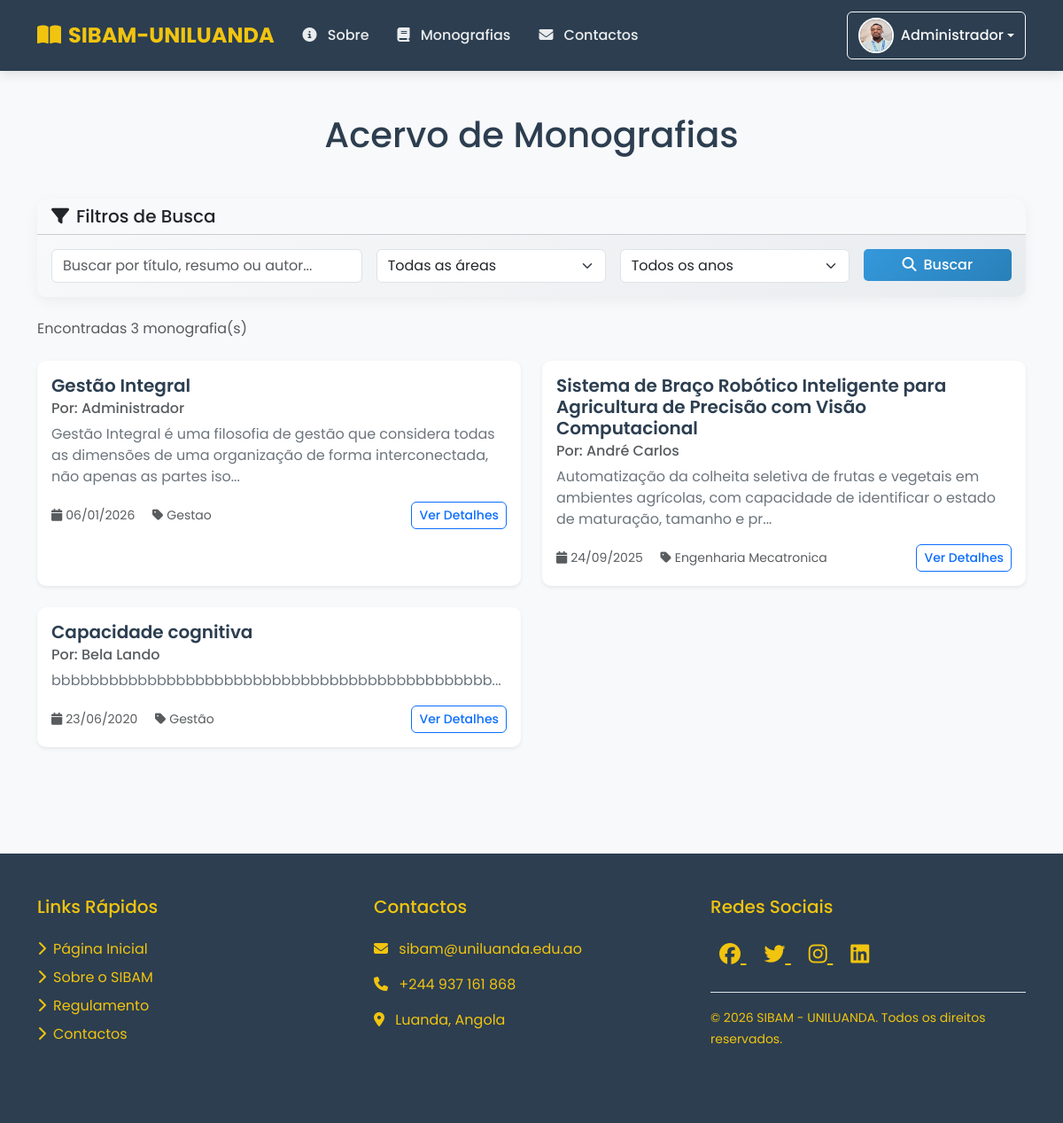
Before: /monografias.php (signed in) with the older database file.
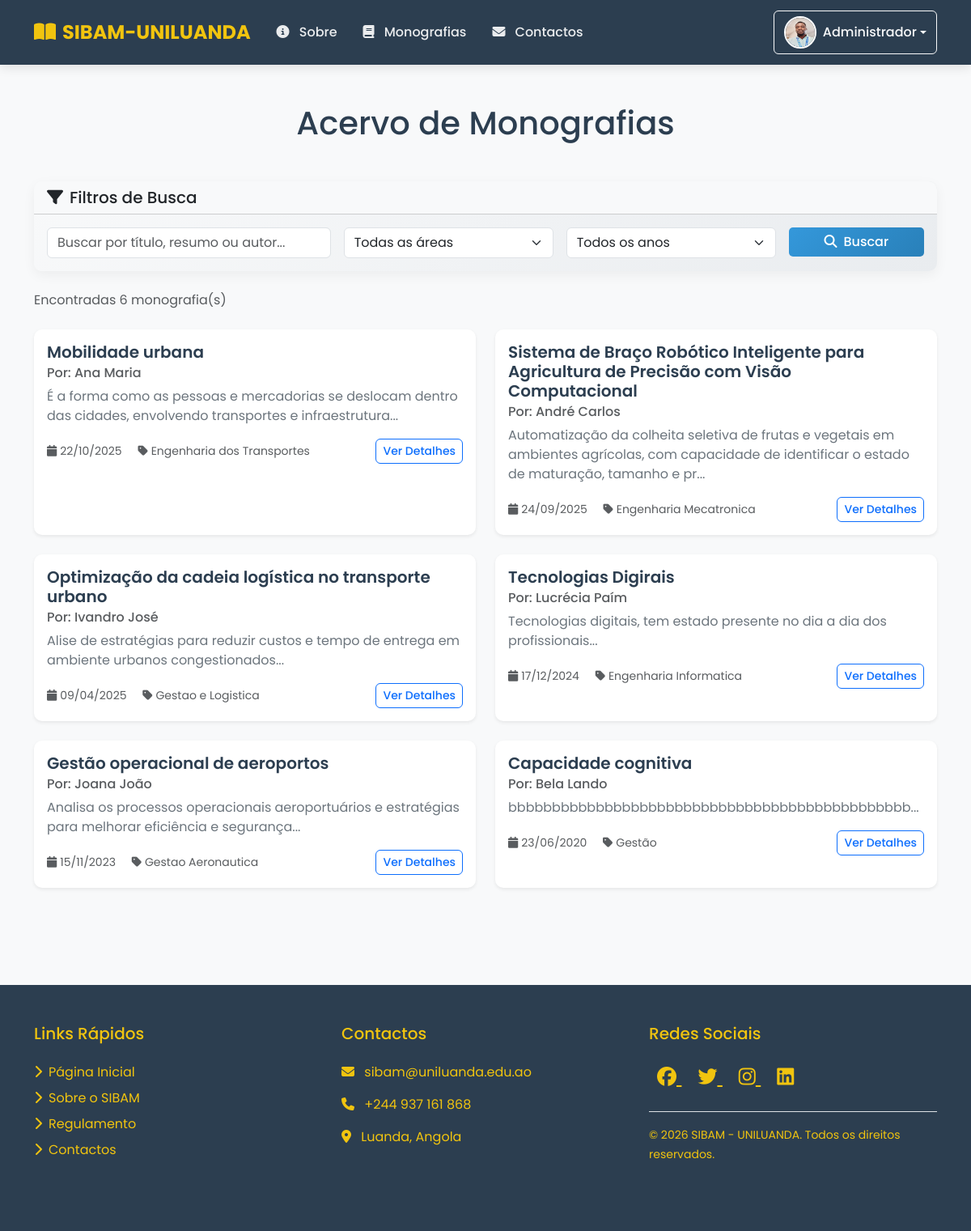
After: the same page with the newer database file.
### tables this page shows
CREATE TABLE `monografias` (
  `id` int NOT NULL AUTO_INCREMENT,
  `titulo` varchar(255) NOT NULL,
  `resumo` text NOT NULL,
  `autor_id` int NOT NULL,
  `orientador` varchar(100) DEFAULT NULL,
  `area` varchar(100) DEFAULT NULL,
  `palavras_chave` varchar(255) DEFAULT NULL,
  `arquivo` varchar(255) NOT NULL,
  `data_publicacao` date DEFAULT NULL,
  `status` enum('pendente','aprovado','rejeitado') DEFAULT 'pendente',
  `data_submissao` timestamp NULL DEFAULT CURRENT_TIMESTAMP,
  PRIMARY KEY (`id`),
  KEY `autor_id` (`autor_id`),
  CONSTRAINT `fk_monografias_autor` FOREIGN KEY (`autor_id`) REFERENCES `usuarios` (`id`) ON DELETE CASCADE ON UPDATE CASCADE
);

CREATE TABLE `usuarios` (
  `id` int NOT NULL AUTO_INCREMENT,
  `nome` varchar(100) NOT NULL,
  `email` varchar(100) NOT NULL,
  `password` varchar(255) NOT NULL,
  `tipo` enum('admin','estudante','professor') DEFAULT 'estudante',
  `foto` varchar(255) DEFAULT 'default.png',
  `data_criacao` timestamp NULL DEFAULT CURRENT_TIMESTAMP,
  `data_atualizacao` timestamp NULL DEFAULT CURRENT_TIMESTAMP ON UPDATE CURRENT_TIMESTAMP,
  PRIMARY KEY (`id`),
  UNIQUE KEY `email` (`email`)
);

### includes/config.php (called while the page is built, shortened)
<?php
require_once 'functions.php';
function isLoggedIn() {
    return isset($_SESSION['logged_in']) && $_SESSION['logged_in'] === true;
}
?>

### includes/functions.php (called while the page is built, shortened)
<?php
function formatDate($date) {
    return date('d/m/Y', strtotime($date));
}
?>

### monografias.php (the view, shortened to what this page needs)
<?php
require_once 'includes/config.php';
$page = isset($_GET['page']) ? (int)$_GET['page'] : 1;
$limit = 10;
$offset = ($page - 1) * $limit;
$search = isset($_GET['search']) ? sanitizeInput($_GET['search']) : '';
$query = "SELECT m.*, u.nome as autor FROM monografias m
          LEFT JOIN usuarios u ON m.autor_id = u.id
          WHERE 1=1";
$countQuery = "SELECT COUNT(*) as total FROM monografias m
               LEFT JOIN usuarios u ON m.autor_id = u.id
               WHERE 1=1";
$stmt = $db->prepare($countQuery);
$stmt->execute();
$totalRecords = $stmt->fetch(PDO::FETCH_ASSOC)['total'];
$query .= " ORDER BY m.data_publicacao DESC LIMIT :limit OFFSET :offset";
$stmt = $db->prepare($query);
$stmt->bindValue(':limit', $limit, PDO::PARAM_INT);
$stmt->bindValue(':offset', $offset, PDO::PARAM_INT);
$stmt->execute();
$monografias = $stmt->fetchAll(PDO::FETCH_ASSOC);
?>
<!DOCTYPE html>
<html lang="pt-pt">
<head>
    <?php include 'includes/head.php'; ?>
</head>
<body>
    <?php include 'includes/header.php'; ?>
    <div class="container py-5">
        <h1 class="text-center mb-5">Acervo de Monografias</h1>
        <div class="card mb-4 filter-card">
            <div class="card-header bg-light">
                <h5 class="mb-0"><i class="fas fa-filter me-2"></i>Filtros de Busca</h5>
            </div>
            <div class="card-body">
                <form method="GET" class="row g-3">
                    <div class="col-md-4">
                        <input type="text" class="form-control" name="search" placeholder="Buscar por título, resumo ou autor..." value="<?php echo htmlspecialchars($search); ?>">
                    </div>
                    <div class="col-md-3">
                        <select class="form-select" name="area">
                            <option value="">Todas as áreas</option>
                        </select>
                    </div>
                    <div class="col-md-3">
                        <select class="form-select" name="ano">
                            <option value="">Todos os anos</option>
                        </select>
                    </div>
                    <div class="col-md-2">
                        <button type="submit" class="btn btn-primary w-100"><i class="fas fa-search me-2"></i>Buscar</button>
                    </div>
                </form>
            </div>
        </div>
        <div class="mb-4">
            <p class="text-muted">Encontradas <?php echo $totalRecords; ?> monografia(s)</p>
        </div>
        <?php if (count($monografias) > 0): ?>
            <div class="row">
                <?php foreach ($monografias as $monografia): ?>
                    <div class="col-md-6 mb-4">
                        <div class="card h-100 shadow-sm">
                            <div class="card-body">
                                <h5 class="card-title"><?php echo htmlspecialchars($monografia['titulo']); ?></h5>
                                <h6 class="card-subtitle mb-2 text-muted">Por: <?php echo htmlspecialchars($monografia['autor']); ?></h6>
                                <p class="card-text"><?php echo substr(htmlspecialchars($monografia['resumo']), 0, 150); ?>...</p>
                                <div class="d-flex justify-content-between align-items-center">
                                    <small class="text-muted">
                                        <i class="fas fa-calendar me-1"></i><?php echo formatDate($monografia['data_publicacao']); ?>
                                        <i class="fas fa-tag ms-3 me-1"></i><?php echo htmlspecialchars($monografia['area']); ?>
                                    </small>
                                    <a href="detalhes_monografia.php?id=<?php echo $monografia['id']; ?>" class="btn btn-sm btn-outline-primary">Ver Detalhes</a>
                                </div>
                            </div>
                        </div>
                    </div>
                <?php endforeach; ?>
            </div>
        <?php endif; ?>
    </div>
    <?php include 'includes/footer.php'; ?>
</body>
</html>

### includes/head.php (shortened to what this page needs)
<link href="https://cdn.jsdelivr.net/npm/bootstrap@5.3.3/dist/css/bootstrap.min.css" rel="stylesheet">
<link rel="stylesheet" href="https://cdnjs.cloudflare.com/ajax/libs/font-awesome/6.5.0/css/all.min.css">
<link rel="stylesheet" href="https://cdnjs.cloudflare.com/ajax/libs/animate.css/4.1.1/animate.min.css">
<link rel="stylesheet" href="css/style.css">

### includes/header.php (shortened to what this page needs)
<nav class="navbar navbar-expand-lg navbar-dark sticky-top">
    <div class="container">
        <a class="navbar-brand" href="home.php"><i class="fas fa-book-open me-2"></i>SIBAM-UNILUANDA</a>
        <div class="collapse navbar-collapse" id="navbarLinks">
            <ul class="navbar-nav me-auto mb-2 mb-lg-0">
                <li class="nav-item">
                    <a class="nav-link" href="sobre.php"><i class="fas fa-info-circle"></i> Sobre</a>
                </li>
                <li class="nav-item">
                    <a class="nav-link" href="monografias.php"><i class="fas fa-book"></i> Monografias</a>
                </li>
                <li class="nav-item">
                    <a class="nav-link" href="contactos.php"><i class="fas fa-envelope"></i> Contactos</a>
                </li>
            </ul>
        </div>
        <div class="d-flex">
            <?php if (isLoggedIn()): ?>
                <div class="dropdown">
                    <button class="btn btn-outline-light dropdown-toggle d-flex align-items-center" type="button" id="userDropdown" data-bs-toggle="dropdown" aria-expanded="false">
                        <img src="assets/images/avatar/<?php echo htmlspecialchars($_SESSION['user_foto']); ?>"
                             alt="Foto de Perfil"
                             class="rounded-circle me-2 user-avatar"
                             width="40"
                             height="40"
                             onerror="this.src='assets/images/avatar/default.png'">
                        <?php echo htmlspecialchars($_SESSION['user_nome']); ?>
                    </button>
                </div>
            <?php else: ?>
                <button class="btn btn-light btn-login" data-bs-toggle="modal" data-bs-target="#loginModal">
                    <i class="fas fa-sign-in-alt me-2"></i> Entrar
                </button>
            <?php endif; ?>
        </div>
    </div>
</nav>

### includes/footer.php (shortened to what this page needs)
<footer class="py-5 mt-5">
    <div class="container">
        <div class="row">
            <div class="col-md-4 mb-4">
                <h5 class="mb-4">Links Rápidos</h5>
                <ul class="list-unstyled footer-links">
                    <li class="mb-2"><a href="home.php"><i class="fas fa-chevron-right me-2"></i>Página Inicial</a></li>
                    <li class="mb-2"><a href="sobre.php"><i class="fas fa-chevron-right me-2"></i>Sobre o SIBAM</a></li>
                    <li class="mb-2"><a href="regulamento.php"><i class="fas fa-chevron-right me-2"></i>Regulamento</a></li>
                    <li class="mb-2"><a href="contactos.php"><i class="fas fa-chevron-right me-2"></i>Contactos</a></li>
                </ul>
            </div>
            <div class="col-md-4 mb-4">
                <h5 class="mb-4">Contactos</h5>
                <ul class="list-unstyled">
                    <li class="mb-3"><i class="fas fa-envelope me-2"></i> sibam@uniluanda.edu.ao</li>
                    <li class="mb-3"><i class="fas fa-phone me-2"></i> +244 937 161 868</li>
                    <li class="mb-3"><i class="fas fa-map-marker-alt me-2"></i> Luanda, Angola</li>
                </ul>
            </div>
            <div class="col-md-4 mb-4">
                <h5 class="mb-4">Redes Sociais</h5>
                <div class="mb-4">
                    <a href="https://facebook.com/uniluanda" class="social-icon" target="_blank">
                        <i class="fab fa-facebook"></i>
                    </a>
                    <a href="https://twitter.com/uniluanda" class="social-icon" target="_blank">
                        <i class="fab fa-twitter"></i>
                    </a>
                    <a href="https://instagram.com/uniluanda" class="social-icon" target="_blank">
                        <i class="fab fa-instagram"></i>
                    </a>
                    <a href="https://linkedin.com/uniluanda" class="social-icon" target="_blank">
                        <i class="fab fa-linkedin"></i>
                    </a>
                </div>
                <div class="mt-4 pt-3 border-top">
                    <small>© <?php echo date("Y"); ?> SIBAM - UNILUANDA. Todos os direitos reservados.</small>
                </div>
            </div>
        </div>
    </div>
</footer>

### css/style.css (style rules this page uses)
.btn { border-radius: 6px; font-weight: 500; transition: all 0.3s ease; }
.btn-primary { background: linear-gradient(135deg, var(--primary-color), var(--secondary-color)); border: none; }
.card { border: none; border-radius: 10px; box-shadow: 0 5px 15px rgba(0, 0, 0, 0.05); }
.card-header { border-radius: 10px 10px 0 0 !important; }

### monografias.php (style rules this page uses)
:root { --primary-color: #2c3e50; --secondary-color: #3498db; --accent-color: #e74c3c; --light-color: #ecf0f1; --dark-color: #2c3e50; --gold-color: #f1c40f; }
body { font-family: 'Poppins', sans-serif; background-color: #f8f9fa; color: var(--dark-color); min-height: 100vh; display: flex; flex-direction: column; }
.navbar { background: linear-gradient(135deg, var(--primary-color), var(--dark-color)); box-shadow: 0 4px 12px rgba(0, 0, 0, 0.1); padding: 0.8rem 1rem; }
.navbar-brand { font-weight: 700; font-size: 1.5rem; color: var(--gold-color) !important; transition: all 0.3s ease; }
.nav-link { color: rgba(255, 255, 255, 0.9) !important; font-weight: 500; margin: 0 0.5rem; padding: 0.5rem 1rem; border-radius: 4px; transition: all 0.3s ease; }
.nav-link i { margin-right: 8px; }
footer { background: var(--dark-color); color: var(--gold-color) !important; margin-top: auto; }
.footer-links a { color: var(--gold-color) !important; text-decoration: none; transition: all 0.3s ease; }
.social-icon { color: var(--gold-color) !important; font-size: 1.5rem; margin: 0 10px; transition: all 0.3s ease; }
.user-avatar { border: 2px solid white; transition: all 0.3s ease; }
.card { transition: transform 0.2s ease, box-shadow 0.2s ease; border: none; border-radius: 10px; overflow: hidden; }
.filter-card { background: linear-gradient(135deg, #f8f9fa, #e9ecef); border: none; border-radius: 10px; }
.btn-primary { background: linear-gradient(135deg, #3498db, #2980b9); border: none; border-radius: 5px; }
.card-title { color: #2c3e50; font-weight: 600; }
.card-text { color: #6c757d; }

Changed rows visible on the page:
removed monografias: titulo "Gestão Integral", usuarios.nome "Administrador", resumo "Gestão Integral é uma filosofia de gestão que considera todas as dimensões de uma organização de forma interconectada, não apenas as partes iso", data_publicacao "06/01/2026", area "Gestao"
added monografias: titulo "Mobilidade urbana", autor.nome "Ana Maria", resumo "É a forma como as pessoas e mercadorias se deslocam dentro das cidades, envolvendo transportes e infraestrutura", data_publicacao "22/10/2025", area "Engenharia dos Transportes"
added monografias: titulo "Optimização da cadeia logística no transporte urbano", autor.nome "Ivandro José", resumo "Alise de estratégias para reduzir custos e tempo de entrega em ambiente urbanos congestionados", data_publicacao "09/04/2025", area "Gestao e Logistica"
added monografias: titulo "Tecnologias Digirais", autor.nome "Lucrécia Paím", resumo "Tecnologias digitais, tem estado presente no dia a dia dos profissionais", data_publicacao "17/12/2024", area "Engenharia Informatica"
added monografias: titulo "Gestão operacional de aeroportos", autor.nome "Joana João", resumo "Analisa os processos operacionais aeroportuários e estratégias para melhorar eficiência e segurança", data_publicacao "15/11/2023", area "Gestao Aeronautica"
Other visible differences:
$totalRecords: "3" → "6"
